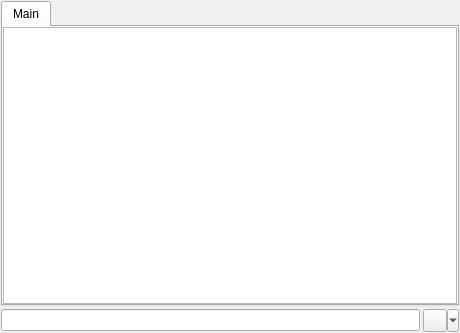
<?xml version="1.0" encoding="UTF-8"?>
<ui version="4.0">
 <class>chatWidget</class>
 <widget class="QWidget" name="chatWidget">
  <property name="geometry">
   <rect>
    <x>0</x>
    <y>0</y>
    <width>460</width>
    <height>333</height>
   </rect>
  </property>
  <property name="windowTitle">
   <string notr="true"/>
  </property>
  <property name="styleSheet">
   <string notr="true"/>
  </property>
  <layout class="QVBoxLayout" name="verticalLayout">
   <property name="spacing">
    <number>3</number>
   </property>
   <property name="margin">
    <number>1</number>
   </property>
   <item>
    <widget class="QTabWidget" name="tabWidget">
     <property name="styleSheet">
      <string notr="true"/>
     </property>
     <property name="tabPosition">
      <enum>QTabWidget::North</enum>
     </property>
     <property name="currentIndex">
      <number>0</number>
     </property>
     <property name="elideMode">
      <enum>Qt::ElideNone</enum>
     </property>
     <property name="tabsClosable">
      <bool>false</bool>
     </property>
     <property name="movable">
      <bool>true</bool>
     </property>
     <widget class="QWidget" name="mainTab">
      <attribute name="title">
       <string>Main</string>
      </attribute>
      <layout class="QVBoxLayout" name="verticalLayout_2">
       <property name="spacing">
        <number>2</number>
       </property>
       <property name="margin">
        <number>0</number>
       </property>
       <item>
        <widget class="QTextEdit" name="mainTextArea">
         <property name="styleSheet">
          <string notr="true"/>
         </property>
        </widget>
       </item>
      </layout>
     </widget>
    </widget>
   </item>
   <item>
    <layout class="QHBoxLayout" name="horizontalLayout">
     <property name="spacing">
      <number>3</number>
     </property>
     <item>
      <widget class="QLineEdit" name="inputText">
       <property name="styleSheet">
        <string notr="true"/>
       </property>
      </widget>
     </item>
     <item>
      <widget class="QToolButton" name="smileyButton">
       <property name="maximumSize">
        <size>
         <width>100</width>
         <height>24</height>
        </size>
       </property>
       <property name="contextMenuPolicy">
        <enum>Qt::ActionsContextMenu</enum>
       </property>
       <property name="text">
        <string/>
       </property>
       <property name="icon">
        <iconset resource="../rsrc.qrc">
         <normaloff>:/icons/resources/icons/app-icons/smileys/smiley.png</normaloff>:/icons/resources/icons/app-icons/smileys/smiley.png</iconset>
       </property>
       <property name="checkable">
        <bool>false</bool>
       </property>
       <property name="popupMode">
        <enum>QToolButton::MenuButtonPopup</enum>
       </property>
       <property name="toolButtonStyle">
        <enum>Qt::ToolButtonIconOnly</enum>
       </property>
       <property name="arrowType">
        <enum>Qt::NoArrow</enum>
       </property>
      </widget>
     </item>
    </layout>
   </item>
  </layout>
  <action name="actionHeartBreakSmiley">
   <property name="icon">
    <iconset resource="../rsrc.qrc">
     <normaloff>:/icons/resources/icons/app-icons/smileys/heart-break.png</normaloff>:/icons/resources/icons/app-icons/smileys/heart-break.png</iconset>
   </property>
   <property name="text">
    <string>heartBreakSmiley</string>
   </property>
   <property name="toolTip">
    <string>&lt;/3</string>
   </property>
  </action>
  <action name="actionHeartSmiley">
   <property name="icon">
    <iconset resource="../rsrc.qrc">
     <normaloff>:/icons/resources/icons/app-icons/smileys/heart.png</normaloff>:/icons/resources/icons/app-icons/smileys/heart.png</iconset>
   </property>
   <property name="text">
    <string>heartSmiley</string>
   </property>
   <property name="toolTip">
    <string>&lt;3</string>
   </property>
  </action>
  <action name="actionConfuseSmiley">
   <property name="icon">
    <iconset resource="../rsrc.qrc">
     <normaloff>:/icons/resources/icons/app-icons/smileys/smiley-confuse.png</normaloff>:/icons/resources/icons/app-icons/smileys/smiley-confuse.png</iconset>
   </property>
   <property name="text">
    <string>confuseSmiley</string>
   </property>
   <property name="toolTip">
    <string>:S</string>
   </property>
  </action>
  <action name="actionCoolSmiley">
   <property name="icon">
    <iconset resource="../rsrc.qrc">
     <normaloff>:/icons/resources/icons/app-icons/smileys/smiley-cool.png</normaloff>:/icons/resources/icons/app-icons/smileys/smiley-cool.png</iconset>
   </property>
   <property name="text">
    <string>coolSmiley</string>
   </property>
   <property name="toolTip">
    <string>8)</string>
   </property>
  </action>
  <action name="actionCrySmiley">
   <property name="icon">
    <iconset resource="../rsrc.qrc">
     <normaloff>:/icons/resources/icons/app-icons/smileys/smiley-cry.png</normaloff>:/icons/resources/icons/app-icons/smileys/smiley-cry.png</iconset>
   </property>
   <property name="text">
    <string>crySmiley</string>
   </property>
   <property name="toolTip">
    <string>;(</string>
   </property>
  </action>
  <action name="actionDrawSmiley">
   <property name="icon">
    <iconset resource="../rsrc.qrc">
     <normaloff>:/icons/resources/icons/app-icons/smileys/smiley-draw.png</normaloff>:/icons/resources/icons/app-icons/smileys/smiley-draw.png</iconset>
   </property>
   <property name="text">
    <string>drawSmiley</string>
   </property>
   <property name="toolTip">
    <string>:u</string>
   </property>
  </action>
  <action name="actionEekBlueSmiley">
   <property name="icon">
    <iconset resource="../rsrc.qrc">
     <normaloff>:/icons/resources/icons/app-icons/smileys/smiley-eek-blue.png</normaloff>:/icons/resources/icons/app-icons/smileys/smiley-eek-blue.png</iconset>
   </property>
   <property name="text">
    <string>eekBlueSmiley</string>
   </property>
   <property name="toolTip">
    <string>o.o</string>
   </property>
  </action>
  <action name="actionEvilSmiley">
   <property name="icon">
    <iconset resource="../rsrc.qrc">
     <normaloff>:/icons/resources/icons/app-icons/smileys/smiley-evil.png</normaloff>:/icons/resources/icons/app-icons/smileys/smiley-evil.png</iconset>
   </property>
   <property name="text">
    <string>evilSmiley</string>
   </property>
   <property name="toolTip">
    <string>(6)</string>
   </property>
  </action>
  <action name="actionGrinSmiley">
   <property name="icon">
    <iconset resource="../rsrc.qrc">
     <normaloff>:/icons/resources/icons/app-icons/smileys/smiley-grin.png</normaloff>:/icons/resources/icons/app-icons/smileys/smiley-grin.png</iconset>
   </property>
   <property name="text">
    <string>grinSmiley</string>
   </property>
   <property name="toolTip">
    <string>:D</string>
   </property>
  </action>
  <action name="actionMadSmiley">
   <property name="icon">
    <iconset resource="../rsrc.qrc">
     <normaloff>:/icons/resources/icons/app-icons/smileys/smiley-mad.png</normaloff>:/icons/resources/icons/app-icons/smileys/smiley-mad.png</iconset>
   </property>
   <property name="text">
    <string>madSmiley</string>
   </property>
   <property name="toolTip">
    <string>&gt;(</string>
   </property>
  </action>
  <action name="actionMoneySmiley">
   <property name="icon">
    <iconset resource="../rsrc.qrc">
     <normaloff>:/icons/resources/icons/app-icons/smileys/smiley-money.png</normaloff>:/icons/resources/icons/app-icons/smileys/smiley-money.png</iconset>
   </property>
   <property name="text">
    <string>moneySmiley</string>
   </property>
   <property name="toolTip">
    <string>$$</string>
   </property>
  </action>
  <action name="actionGreenSmiley">
   <property name="icon">
    <iconset resource="../rsrc.qrc">
     <normaloff>:/icons/resources/icons/app-icons/smileys/smiley-mr-green.png</normaloff>:/icons/resources/icons/app-icons/smileys/smiley-mr-green.png</iconset>
   </property>
   <property name="text">
    <string>greenSmiley</string>
   </property>
   <property name="toolTip">
    <string>&gt;D</string>
   </property>
  </action>
  <action name="actionTongueSmiley">
   <property name="icon">
    <iconset resource="../rsrc.qrc">
     <normaloff>:/icons/resources/icons/app-icons/smileys/smiley-razz.png</normaloff>:/icons/resources/icons/app-icons/smileys/smiley-razz.png</iconset>
   </property>
   <property name="text">
    <string>tongueSmiley</string>
   </property>
   <property name="toolTip">
    <string>:P</string>
   </property>
  </action>
  <action name="actionRedSmiley">
   <property name="icon">
    <iconset resource="../rsrc.qrc">
     <normaloff>:/icons/resources/icons/app-icons/smileys/smiley-red.png</normaloff>:/icons/resources/icons/app-icons/smileys/smiley-red.png</iconset>
   </property>
   <property name="text">
    <string>redSmiley</string>
   </property>
   <property name="toolTip">
    <string>:$</string>
   </property>
  </action>
  <action name="actionWinkSmiley">
   <property name="icon">
    <iconset resource="../rsrc.qrc">
     <normaloff>:/icons/resources/icons/app-icons/smileys/smiley-wink.png</normaloff>:/icons/resources/icons/app-icons/smileys/smiley-wink.png</iconset>
   </property>
   <property name="text">
    <string>winkSmiley</string>
   </property>
   <property name="toolTip">
    <string>;)</string>
   </property>
  </action>
  <action name="actionYesSmiley">
   <property name="icon">
    <iconset resource="../rsrc.qrc">
     <normaloff>:/icons/resources/icons/app-icons/smileys/thumb-up.png</normaloff>:/icons/resources/icons/app-icons/smileys/thumb-up.png</iconset>
   </property>
   <property name="text">
    <string>yesSmiley</string>
   </property>
   <property name="toolTip">
    <string>(y)</string>
   </property>
  </action>
  <action name="actionNoSmiley">
   <property name="icon">
    <iconset resource="../rsrc.qrc">
     <normaloff>:/icons/resources/icons/app-icons/smileys/thumb.png</normaloff>:/icons/resources/icons/app-icons/smileys/thumb.png</iconset>
   </property>
   <property name="text">
    <string>noSmiley</string>
   </property>
   <property name="toolTip">
    <string>(n)</string>
   </property>
  </action>
 </widget>
 <resources>
  <include location="../rsrc.qrc"/>
 </resources>
 <connections/>
 <slots>
  <slot>showSmileysPopup(bool)</slot>
 </slots>
</ui>
